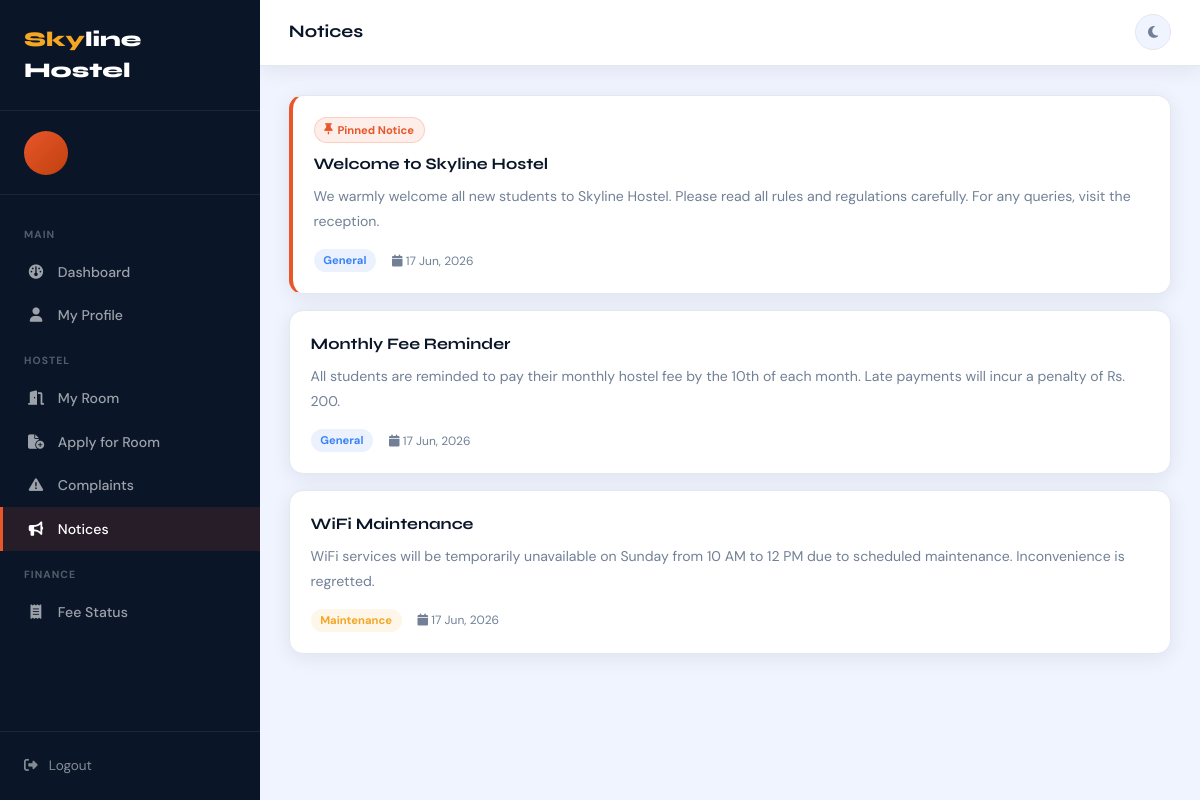
The app's page /notices.php (signed in) with its own data.
### tables this page shows
CREATE TABLE IF NOT EXISTS notices (
    id              INT AUTO_INCREMENT PRIMARY KEY,
    admin_id        INT NOT NULL,
    title           VARCHAR(255) NOT NULL,
    content         TEXT NOT NULL,
    category        ENUM('General','Academic','Maintenance','Event','Urgent') DEFAULT 'General',
    target_audience ENUM('all','male','female') DEFAULT 'all',
    is_pinned       TINYINT(1) DEFAULT 0,
    is_active       TINYINT(1) DEFAULT 1,
    created_at      TIMESTAMP DEFAULT CURRENT_TIMESTAMP,
    FOREIGN KEY (admin_id) REFERENCES admins(id) ON DELETE CASCADE
);

### db.php (called while the page is built, shortened)
<?php
function formatDate($date) {
    return date('d M, Y', strtotime($date));
}

### notices.php (the view, shortened to what this page needs)
<?php
require_once '../includes/db.php';
$sid = $_SESSION['student_id'];
$student = $conn->query("SELECT name,reg_no,profile_pic,gender FROM students WHERE id=$sid")->fetch_assoc();
$gender = strtolower($student['gender']);
$notices = $conn->query("
    SELECT * FROM notices
    WHERE is_active=1
    AND (target_audience='all' OR target_audience='$gender')
    ORDER BY is_pinned DESC, created_at DESC
");
?>
<!DOCTYPE html>
<html lang="en" data-theme="light">
<head>
    <link href="https://cdn.jsdelivr.net/npm/bootstrap@5.3.2/dist/css/bootstrap.min.css" rel="stylesheet">
    <link href="https://cdnjs.cloudflare.com/ajax/libs/font-awesome/6.5.0/css/all.min.css" rel="stylesheet">
</head>
<body>
<aside class="sidebar" id="sidebar">
    <div class="sidebar-brand"><span>Sky</span>line Hostel</div>
    <div class="sidebar-user">
        <div class="user-avatar"></div>
    </div>
    <nav class="sidebar-nav">
        <div class="nav-sec">Main</div>
        <a href="dashboard.php" class="nav-link-item"><i class="ni fa-solid fa-gauge"></i> Dashboard</a>
        <a href="profile.php" class="nav-link-item"><i class="ni fa-solid fa-user"></i> My Profile</a>
        <div class="nav-sec">Hostel</div>
        <a href="my-room.php" class="nav-link-item"><i class="ni fa-solid fa-door-open"></i> My Room</a>
        <a href="apply-room.php" class="nav-link-item"><i class="ni fa-solid fa-file-circle-plus"></i> Apply for Room</a>
        <a href="complaints.php" class="nav-link-item"><i class="ni fa-solid fa-triangle-exclamation"></i> Complaints</a>
        <a href="notices.php" class="nav-link-item active"><i class="ni fa-solid fa-bullhorn"></i> Notices</a>
        <div class="nav-sec">Finance</div>
        <a href="fees.php" class="nav-link-item"><i class="ni fa-solid fa-receipt"></i> Fee Status</a>
    </nav>
    <div class="sidebar-footer"><a href="logout.php" class="logout-btn"><i class="fa-solid fa-right-from-bracket"></i> Logout</a></div>
</aside>
<div class="main-content">
    <div class="topbar">
        <div class="topbar-left">
            <div class="page-title">Notices</div>
        </div>
        <button class="icon-btn" id="themeBtn"><i class="fa-solid fa-moon" id="themeIcon"></i></button>
    </div>
    <div class="page-content">
        <?php if($notices && $notices->num_rows > 0):
            while($n = $notices->fetch_assoc()):
        ?>
        <div class="notice-card <?= $n['is_pinned']?'pinned':'' ?>">
            <?php if($n['is_pinned']): ?>
            <div class="pinned-tag"><i class="fa-solid fa-thumbtack"></i> Pinned Notice</div>
            <?php endif; ?>
            <div class="n-title"><?= htmlspecialchars($n['title']) ?></div>
            <div class="n-content"><?= nl2br(htmlspecialchars($n['content'])) ?></div>
            <div class="n-footer">
                <span class="cat-badge cat-<?= $n['category'] ?>"><?= $n['category'] ?></span>
                <span class="n-date"><i class="fa-solid fa-calendar"></i> <?= formatDate($n['created_at']) ?></span>
            </div>
        </div>
        <?php endwhile; endif; ?>
    </div>
</div>
</body>
</html>

### notices.php (style rules this page uses)
:root { --sky-900:#0a1628;--sky-700:#112952;--sky-600:#1a3a6e;--accent:#e8562a;--accent2:#f5a623;--bg:#f0f4ff;--card:#fff;--border:#e2e8f0;--text:#0a1628;--muted:#718096;--sidebar-w:260px;--font-d:'Syne',sans-serif;--font-b:'DM Sans',sans-serif;--radius:14px;--shadow:0 4px 20px rgba(10,22,40,.08); }
* { box-sizing:border-box;margin:0;padding:0; }
body { font-family:var(--font-b);background:var(--bg);color:var(--text);transition:.3s; }
.sidebar { position:fixed;top:0;left:0;bottom:0;width:var(--sidebar-w);background:var(--sky-900);display:flex;flex-direction:column;z-index:100;overflow-y:auto;transition:.3s; }
.sidebar-brand { padding:1.5rem;border-bottom:1px solid rgba(255,255,255,.07);font-family:var(--font-d);font-size:1.3rem;font-weight:800;color:#fff; }
.sidebar-brand span { color:var(--accent2); }
.sidebar-user { padding:1.2rem 1.5rem;border-bottom:1px solid rgba(255,255,255,.07);display:flex;align-items:center;gap:.8rem; }
.user-avatar { width:44px;height:44px;border-radius:50%;background:linear-gradient(135deg,var(--accent),#c0410f);display:flex;align-items:center;justify-content:center;font-family:var(--font-d);font-size:1rem;font-weight:700;color:#fff;flex-shrink:0;overflow:hidden; }
.sidebar-nav { padding:1rem 0;flex:1; }
.nav-sec { font-size:.65rem;font-weight:700;letter-spacing:.1em;text-transform:uppercase;color:rgba(255,255,255,.3);padding:.5rem 1.5rem;margin-top:.5rem; }
.nav-link-item { display:flex;align-items:center;gap:.8rem;padding:.7rem 1.5rem;color:rgba(255,255,255,.6);font-size:.88rem;font-weight:500;text-decoration:none;transition:.2s;border-left:3px solid transparent; }
.nav-link-item.active { background:rgba(232,86,42,.12);color:#fff;border-left-color:var(--accent); }
.nav-link-item .ni { width:18px;text-align:center;font-size:.9rem; }
.sidebar-footer { padding:1rem 1.5rem;border-top:1px solid rgba(255,255,255,.07); }
.logout-btn { display:flex;align-items:center;gap:.7rem;color:rgba(255,255,255,.5);font-size:.85rem;text-decoration:none;transition:.2s;padding:.5rem 0; }
.main-content { margin-left:var(--sidebar-w);min-height:100vh; }
.topbar { background:var(--card);border-bottom:1px solid var(--border);padding:.9rem 1.8rem;display:flex;align-items:center;justify-content:space-between;position:sticky;top:0;z-index:50;box-shadow:var(--shadow); }
.topbar-left { display:flex;align-items:center;gap:.8rem; }
.page-title { font-family:var(--font-d);font-size:1.1rem;font-weight:700; }
.icon-btn { width:36px;height:36px;border-radius:50%;background:var(--bg);border:1.5px solid var(--border);color:var(--muted);cursor:pointer;display:flex;align-items:center;justify-content:center;font-size:.85rem;transition:.25s; }
.page-content { padding:1.8rem; }
.notice-card { background:var(--card);border:1px solid var(--border);border-radius:var(--radius);padding:1.3rem;margin-bottom:1rem;box-shadow:var(--shadow);transition:.3s;position:relative; }
.notice-card.pinned { border-left:4px solid var(--accent); }
.pinned-tag { display:inline-flex;align-items:center;gap:.3rem;background:rgba(232,86,42,.1);color:var(--accent);border:1px solid rgba(232,86,42,.2);padding:.2rem .6rem;border-radius:100px;font-size:.7rem;font-weight:700;margin-bottom:.6rem; }
.n-title { font-family:var(--font-d);font-size:1rem;font-weight:700;margin-bottom:.5rem; }
.n-content { font-size:.88rem;color:var(--muted);line-height:1.8; }
.n-footer { display:flex;align-items:center;gap:1rem;margin-top:.9rem;flex-wrap:wrap; }
.n-date { font-size:.75rem;color:var(--muted); }
.cat-badge { padding:.2rem .6rem;border-radius:100px;font-size:.7rem;font-weight:700; }
.cat-General { background:rgba(59,130,246,.1);color:#3b82f6; }
.cat-Maintenance { background:rgba(245,166,35,.1);color:#f5a623; }

### records on screen
notices: is_pinned 1 (drawn), title "Welcome to Skyline Hostel", content "We warmly welcome all new students to Skyline Hostel. Please read all rules and regulations carefully. For any queries, visit the reception.", category "General", created_at "17 Jun, 2026"
notices: title "Monthly Fee Reminder", content "All students are reminded to pay their monthly hostel fee by the 10th of each month. Late payments will incur a penalty of Rs. 200.", category "General", created_at "17 Jun, 2026"
notices: title "WiFi Maintenance", content "WiFi services will be temporarily unavailable on Sunday from 10 AM to 12 PM due to scheduled maintenance. Inconvenience is regretted.", category "Maintenance", created_at "17 Jun, 2026"
